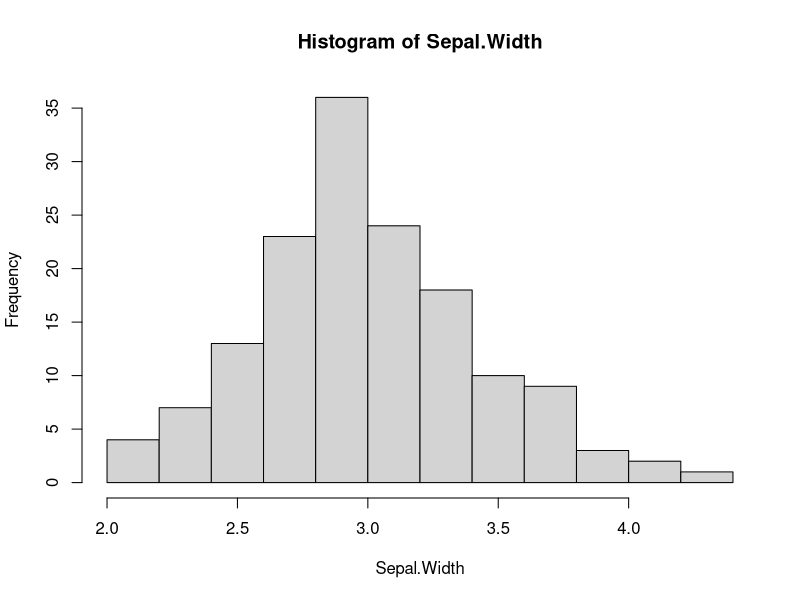
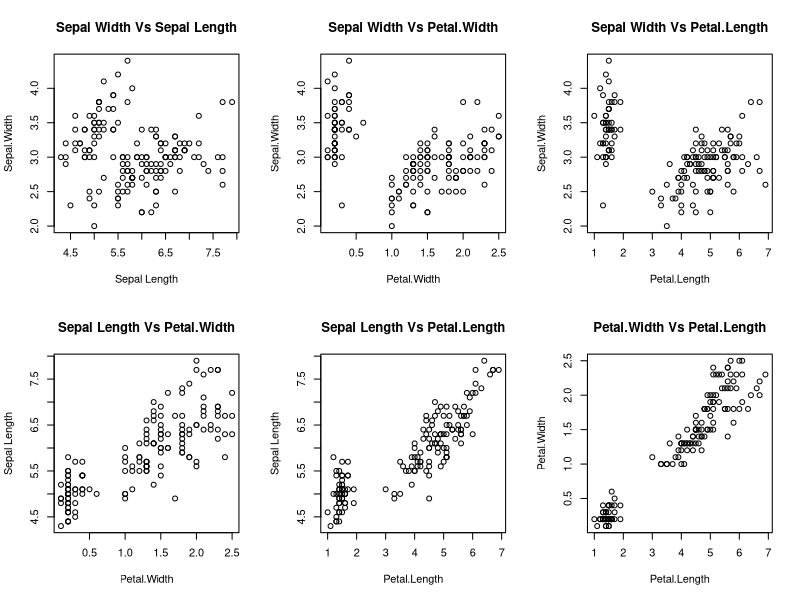

Write the R code that produced these figures, in order. (Note: this script raises an error after producing the figures.)
##Midha Assignment Week 3
## 1A:
iris
attach(iris)

hist(Sepal.Width)
## 1B
#based on the plot above. the data seems to be pretty symmetric, if anything slightly skewed to the right, with the mean slightly higher than the median.

## 1C
mean(Sepal.Width)
median(Sepal.Width)
#looking at the above information, my initla expectation of the data being skewed slightly right was correct with the mean 0.06 higher than the median. 

## 1D
#finding the width where only 23% of the data is higher than is the same as asking for the 73 perctentile, found below.
quarts=quantile(Sepal.Width,.73)

## 1E
par(mfrow = c(2,3))
plot(Sepal.Width~Sepal.Length, xlab='Sepal Length', ylab ='Sepal.Width', main='Sepal Width Vs Sepal Length')
plot(Sepal.Width~Petal.Width, xlab='Petal.Width', ylab ='Sepal.Width', main='Sepal Width Vs Petal.Width')
plot(Sepal.Width~Petal.Length, xlab='Petal.Length', ylab ='Sepal.Width', main='Sepal Width Vs Petal.Length')
plot(Sepal.Length~Petal.Width, xlab='Petal.Width', ylab ='Sepal Length', main='Sepal Length Vs Petal.Width')
plot(Sepal.Length~Petal.Length, xlab='Petal.Length', ylab ='Sepal Length', main='Sepal Length Vs Petal.Length')
plot(Petal.Width~Petal.Length, xlab='Petal.Length', ylab ='Petal.Width', main='Petal.Width Vs Petal.Length')

#the two plots with the strongest connection appear to be comparing Petal Width and Length, as well as comparing Petal Lenght to Sepal Length. These plots have a strong line that indicates more of a correlation.. The two plots that do not have a strong connection are comparing Sepal Length to Sepal Width as well as comparing Sepal Width to Petal Width. These plots seem to have a more scattered arrangement of data indication there is no strong relationship.

## 2A
attach(PlantGrowth)

hist(weight,breaks=.3)

boxplot(weight~group, col=2:4)
